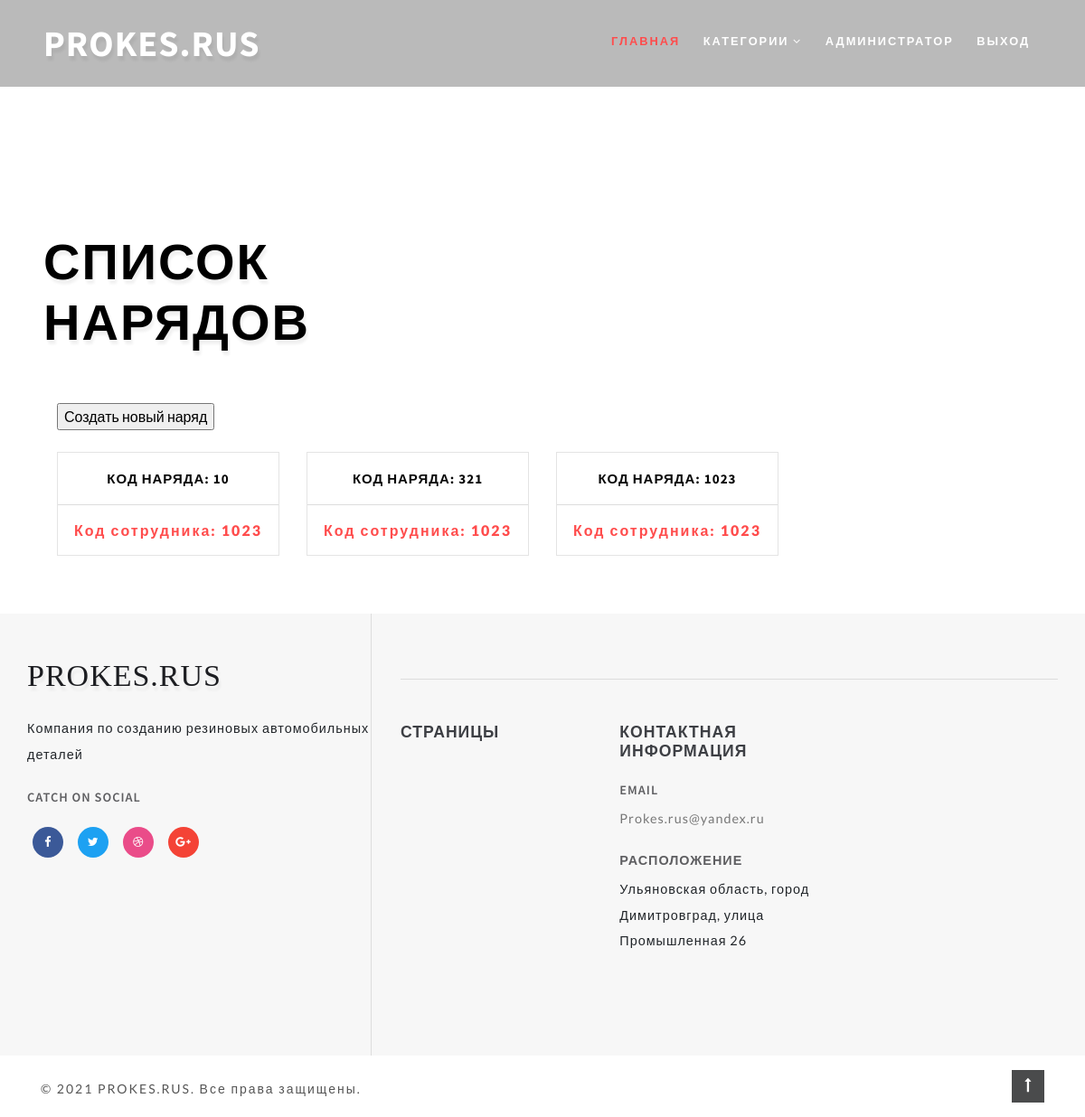
/nariad_list/ (signed in), run on the app's committed database.
### prokes/models.py (models this page shows, shortened)
class Nariad(models.Model):
    code = models.IntegerField('Номер наряда', unique=True)
    worker_code = models.ForeignKey(Workers, verbose_name='Код сотрудника', on_delete=models.PROTECT)
    goods_code = models.ForeignKey(Goods, verbose_name='Код изделия', on_delete=models.PROTECT)
    material_code = models.ForeignKey(Materials, verbose_name='Код смеси', on_delete=models.PROTECT)
    value = models.IntegerField('Количество')
    date = models.DateField('Дата')
    consumption = models.IntegerField('Расход смеси')
    class Meta:
        verbose_name = "Наряд"
        verbose_name_plural = 'Наряды'

class Workers(models.Model):
    code = models.IntegerField('Код сотрудника', unique=True)
    name = models.CharField('ФИО', max_length=100)
    email = models.EmailField('Email', blank=True)
    phone_number = models.CharField('Номер телефона', max_length=11, default='+7')
    birthday = models.DateField('Дата рождения')
    category = models.CharField('Категория', max_length=50)
    salary = models.PositiveIntegerField('Оклад', help_text='Вводить в рублях')
    fired = models.BooleanField("Уволен", default=False)
    def __str__(self):
        return str(self.code)
    class Meta:
        verbose_name = 'Сотрудник'
        verbose_name_plural = 'Сотрудники'

### prokes/views.py (the view)
# urls.py: path("nariad_list/", views.NariadListView.as_view(), name="nariad_list"),
class NariadListView(ListView):
    model = Nariad
    queryset = Nariad.objects.all()
    template_name = "nariad/nariad_list.html"

### templates/nariad/nariad_list.html (shortened to what this page needs)
{% extends 'nariad/base.html' %}
{% block header_title %} Список нарядов {% endblock header_title %}
{% block nariad %}
    <div class="left-ads-display col-lg-9">
            <input type="button" onclick='location.href="{% url "nariad_create" %}"' value="Создать новый наряд">
        <div class="row">
            {% for nariad in nariad_list %}
                <div class="col-md-4 product-men">
                    <div class="product-shoe-info editContent text-center mt-lg-4" >
                        <div class="item-info-product">
                            <h4 class="">
                                <a href="{{ nariad.code }}" class="editContent" >
                                    Код наряда: {{ nariad.code }}
                                </a>
                            </h4>
                            <div class="product_price">
                                <div class="grid-price">
                                    <a href="{{ nariad.code }}">
                                        <span class="money editContent" >
                                            Код сотрудника: {{ nariad.worker_code }}
                                        </span>
                                    </a>
                                </div>
                            </div>
                        </div>
                    </div>
                </div>
            {% endfor %}
        </div>
    </div>
{% endblock nariad %}

### static/css/style.css (style rules this page uses)
html, body { margin: 0; font-size: 100%; background: #fff; font-family: 'Lato', sans-serif; scroll-behavior: smooth; }
body a { text-decoration: none; transition: 0.5s all; -webkit-transition: 0.5s all; -moz-transition: 0.5s all; -o-transition: 0.5s all; -ms-transition: 0.5s all; }
input[type="button"], input[type="submit"], input[type="text"], input[type="email"], input[type="search"] { transition: 0.5s all; -webkit-transition: 0.5s all; -moz-transition: 0.5s all; -o-transition: 0.5s all; -ms-transition: 0.5s all; font-family: 'Source Sans Pro', sans-serif; }
h1, h2, h3, h4, h5, h6 { margin: 0; letter-spacing: 1px; font-weight: 600; font-family: 'Source Sans Pro', sans-serif; }
.product-shoe-info { padding: 0 0 15px 0; border: 1px solid #e4e4e4; }
.item-info-product h4 a { color: #080808; font-size: 15px; letter-spacing: 1px; text-transform: uppercase; font-weight: 700; }
span.money { font-size: 1em; font-weight: 800; color: #ff4c4c; letter-spacing: 2px; }
.product_price { margin: 1em 0 0 0; padding: 1em 0 0 0; border-top: 1px solid #ddd; }
.item-info-product h4 { margin-top: 0.5em; }

### data on the page
Nariad: code "10", worker_code "1023"
Nariad: code "321", worker_code "1023"
Nariad: code "1023", worker_code "1023"
